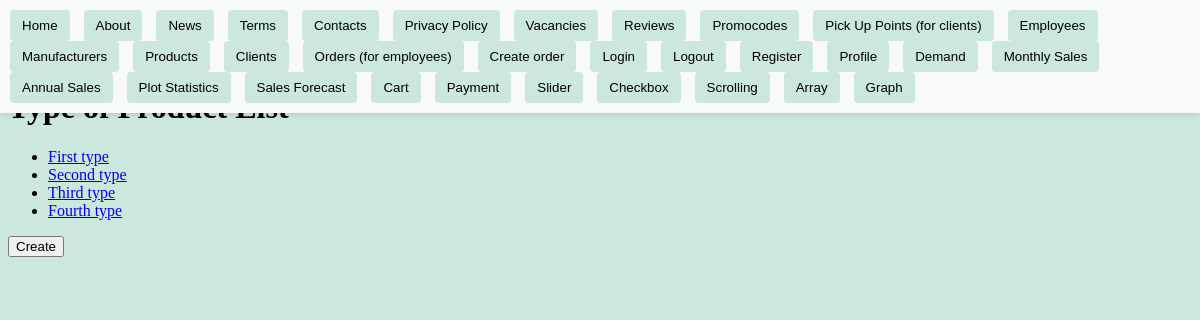
Screenshot of /types/ with the database file from the repository.
### store/models.py (models this page shows, shortened)
class TypeOfProduct(models.Model):
    name = models.CharField(max_length=100)

### store/views/type_of_product_views.py (the view)
# urls.py: path("types/", type_of_product_list, name="type_of_product_list"),
def type_of_product_list(request):
    types_of_products = TypeOfProduct.objects.all()
    return render(
        request,
        "type_of_product/type_of_product_list.html",
        {"types_of_products": types_of_products},
    )

### store/templates/type_of_product/type_of_product_list.html (shortened to what this page needs)
{% extends "base.html" %}
{% block content%}
    <h1>Type of Product List</h1>
    <ul>
        {% for type_of_product in types_of_products %}
        <li><a href="{% url 'type_of_product_detail' type_of_product.pk %}">{{ type_of_product.name }}</a></li>
        {% endfor %}
    </ul>
    <form action="{% url 'type_of_product_create' %}" method="get" style="display: inline;">
        <button type="submit">Create</button>
    </form>
{% endblock content %}

### static/styles.css (style rules this page uses)
body { background-color: #cce7dd; }
button { cursor: pointer; }

### rows the page displays
TypeOfProduct: name "First type"
TypeOfProduct: name "Second type"
TypeOfProduct: name "Third type"
TypeOfProduct: name "Fourth type"
